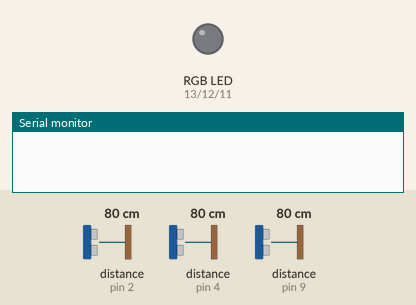
Recording of a sketch running on a simulated Arduino Uno, built with avr-gcc and run on an emulated ATmega328P. Parts: an RGB LED mixed from three pins (HIGH = lit), the last lines printed to the serial monitor. Inputs (shaded band) come from the test bench; at power-on: distance to the obstacle (sensors on pin 2, pin 4, pin 9) 80 cm. The echo pulse lasts 58.3 µs per cm; the modem accepts every AT command (registered, SIM ready, sends succeed) and sends nothing else; pins used as bus, display or sensor lines are not drawn.

Above: at 0.1 s.
At 20.1 s:
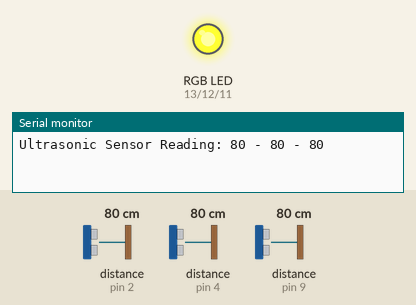
Timing chart, 0 to 21.6 s (numbered marks = the images above):
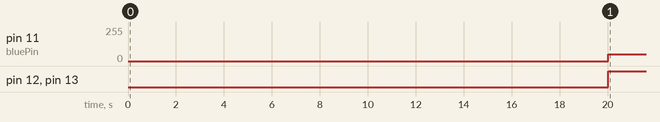

Measured:
- by itself, pin 11 (bluePin): 0/255 → 51/255 at 20.0 s
- by itself, pin 12 (greenPin), pin 13 (redPin): LOW → HIGH at 20.0 s

The sketch:

Ultrasonic_Sensor_with_GSM_module.ino
```cpp
#include <SoftwareSerial.h>
SoftwareSerial SIM900(7, 8);

#define trigPin1 3
#define echoPin1 2
#define trigPin2 5
#define echoPin2 4
#define trigPin3 10
#define echoPin3 9

int redPin = 13;
int greenPin = 12;
int bluePin = 11;

int distance, duration, TU_Sensor, MU_Sensor, BU_Sensor;

void setup() {

  //SetUp for GSM Module
  SIM900.begin(19200);

  //SetUp for Ultrasonic Sensor
  Serial.begin(19200);
  pinMode(trigPin1, OUTPUT);
  pinMode(trigPin2, OUTPUT);
  pinMode(trigPin3, OUTPUT);
  pinMode(echoPin1, INPUT);
  pinMode(echoPin2, INPUT);
  pinMode(echoPin3, INPUT);

  //SetUp for RGB LED
  pinMode(redPin, OUTPUT);
  pinMode(greenPin, OUTPUT);
  pinMode(bluePin, OUTPUT);

  delay(20000); //GSM Module manual power on delay
}

void loop() {

  U_Sensor(trigPin1, echoPin1);
  TU_Sensor = distance;
  U_Sensor(trigPin2, echoPin2);
  MU_Sensor = distance;
  U_Sensor(trigPin3, echoPin3);
  BU_Sensor = distance;

  Serial.print("Ultrasonic Sensor Reading: ");
  Serial.print(TU_Sensor);
  Serial.print(" - ");
  Serial.print(MU_Sensor);
  Serial.print(" - ");
  Serial.println(BU_Sensor);

  if(TU_Sensor >= 85 && MU_Sensor >= 85 && BU_Sensor >= 85){
    setColor(0, 255, 0);
    sendSMS_Empty();
  }
  else if((TU_Sensor >= 30 && TU_Sensor <85) && (MU_Sensor >= 30 && MU_Sensor <85) && (BU_Sensor >= 30 && BU_Sensor <85)){
    setColor(255, 150, 51);
    sendSMS_SFull();
  }
  else if(TU_Sensor < 30 && MU_Sensor < 30 && BU_Sensor < 30){
    setColor(255, 0, 0);
    sendSMS_Full();
  }

  delay(30000);
  delay(30000);
}

void U_Sensor(int trigPin, int echoPin){

  digitalWrite(trigPin, LOW);
  delayMicroseconds(2);
  digitalWrite(trigPin, HIGH);
  delayMicroseconds(10);
  digitalWrite(trigPin,  LOW);

  duration = pulseIn(echoPin, HIGH);
  distance = duration/58;
}

void setColor(int red, int green, int blue){

analogWrite(redPin, red);
analogWrite(greenPin, green);
analogWrite(bluePin, blue);

}

void sendSMS_Full(){
  SIM900.print("AT+CMGF=1\r"); // AT command to SMS mode to text
  delay(100);
  SIM900.println("AT + CMGS = \"+639291645540\""); // Change this to your desired recipient mobile number. (international format)
  delay(100);
  SIM900.println("Full."); // Message to send
  delay(100);
  SIM900.println((char)26); // End AT command with a ^Z, ASCII code 26
  delay(100);
  SIM900.println();
  delay(5000); // give module time to send SMS
}

void sendSMS_SFull(){
  SIM900.print("AT+CMGF=1\r"); // AT command to SMS mode to text
  delay(100);
  SIM900.println("AT + CMGS = \"+639291645540\""); // Change this to your desired recipient mobile number. (international format)
  delay(100);
  SIM900.println("Semi-Full."); // Message to send
  delay(100);
  SIM900.println((char)26); // End AT command with a ^Z, ASCII code 26
  delay(100);
  SIM900.println();
  delay(5000); // give module time to send SMS
}

void sendSMS_Empty(){
  SIM900.print("AT+CMGF=1\r"); // AT command to SMS mode to text
  delay(100);
  SIM900.println("AT + CMGS = \"+639291645540\""); // Change this to your desired recipient mobile number. (international format)
  delay(100);
  SIM900.println("Empty."); // Message to send
  delay(100);
  SIM900.println((char)26); // End AT command with a ^Z, ASCII code 26
  delay(100);
  SIM900.println();
  delay(5000); // give module time to send SMS
}
```
